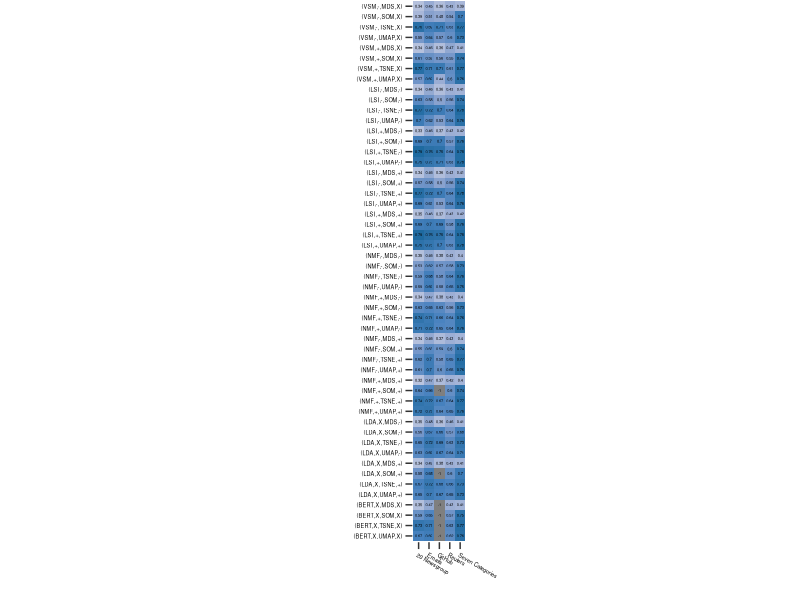
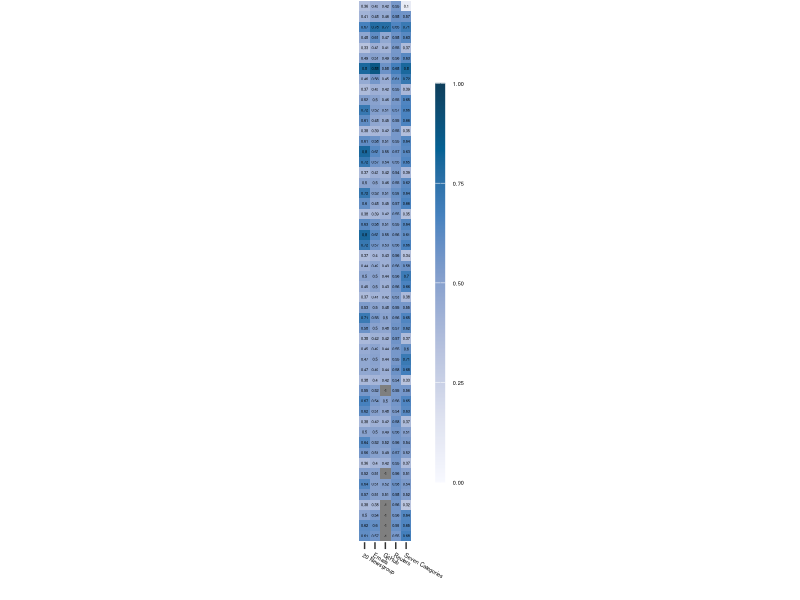
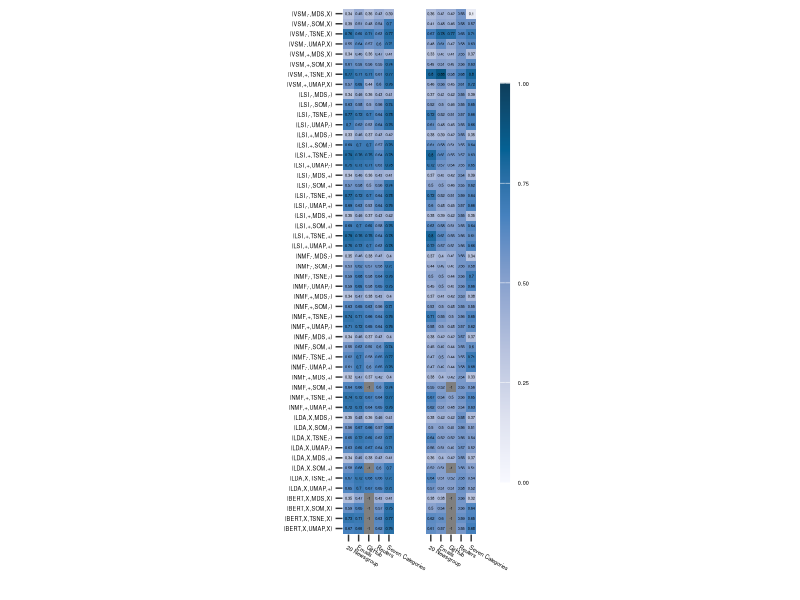

R code for these plots, in order:
# set your working director using setwd()
setwd("your working directory")


library(reshape)
library(ggplot2)
library(gridExtra)
library(patchwork)

df_accuracy <- read.csv('Results_Heatmap_Accuracy_Final.csv')
df_perception <- read.csv('Results_Heatmap_Perception_Final.csv')



p_accuracy <- ggplot(df_accuracy, aes(x = Dataset, y = Layout, fill = value)) +
  geom_tile(width = 1.0, position = 'identity') + 
  geom_text(aes(label = value), color = "black", size = 1) + 
  scale_fill_gradientn(colors = rev(hcl.colors(7, "PuBu")), limits = c(0,1)) +
  guides(fill = guide_colourbar(barwidth = 0.5,
                                barheight = 20,
                                title = '',
                                reverse = TRUE)) + 
  theme(axis.ticks.length = unit(5, "pt"), 
        axis.text.x = element_text(size = 4, angle = 330, hjust = 0, colour = "black"),
        axis.text.y = element_text(size = 4, colour = "black"),
        panel.grid.major = element_blank(), 
        panel.background = element_blank(),
        legend.position = "none",
        legend.text = element_text(size=4),
        plot.margin = unit(c(0, 0, 0, 0), "pt")) + 
  labs(x = "", y = "") + # if you need to change the labels for axis
  scale_y_discrete(limits=c('(BERT,X,UMAP,X)',
                            '(BERT,X,TSNE,X)',
                            '(BERT,X,SOM,X)',
                            '(BERT,X,MDS,X)',
                            '(LDA,X,UMAP,+)',
                            '(LDA,X,TSNE,+)',
                            '(LDA,X,SOM,+)',
                            '(LDA,X,MDS,+)',
                            '(LDA,X,UMAP,-)',
                            '(LDA,X,TSNE,-)',
                            '(LDA,X,SOM,-)',
                            '(LDA,X,MDS,-)',
                            '(NMF,+,UMAP,+)',
                            '(NMF,+,TSNE,+)',
                            '(NMF,+,SOM,+)',
                            '(NMF,+,MDS,+)',
                            '(NMF,-,UMAP,+)',
                            '(NMF,-,TSNE,+)',
                            '(NMF,-,SOM,+)',
                            '(NMF,-,MDS,+)',
                            '(NMF,+,UMAP,-)',
                            '(NMF,+,TSNE,-)',
                            '(NMF,+,SOM,-)',
                            '(NMF,+,MDS,-)',
                            '(NMF,-,UMAP,-)',
                            '(NMF,-,TSNE,-)',
                            '(NMF,-,SOM,-)',
                            '(NMF,-,MDS,-)',
                            '(LSI,+,UMAP,+)',
                            '(LSI,+,TSNE,+)',
                            '(LSI,+,SOM,+)',
                            '(LSI,+,MDS,+)',
                            '(LSI,-,UMAP,+)',
                            '(LSI,-,TSNE,+)',
                            '(LSI,-,SOM,+)',
                            '(LSI,-,MDS,+)',
                            '(LSI,+,UMAP,-)',
                            '(LSI,+,TSNE,-)',
                            '(LSI,+,SOM,-)',
                            '(LSI,+,MDS,-)',
                            '(LSI,-,UMAP,-)',
                            '(LSI,-,TSNE,-)',
                            '(LSI,-,SOM,-)',
                            '(LSI,-,MDS,-)',
                            '(VSM,+,UMAP,X)',
                            '(VSM,+,TSNE,X)',
                            '(VSM,+,SOM,X)',
                            '(VSM,+,MDS,X)',
                            '(VSM,-,UMAP,X)', 
                            '(VSM,-,TSNE,X)',
                            '(VSM,-,SOM,X)',
                            '(VSM,-,MDS,X)'))+
  coord_equal()

p_accuracy

p_perception <- ggplot(df_perception, aes(x = Dataset, y = Layout, fill = value)) +
  geom_tile(width = 1.0, position = 'identity') + 
  geom_text(aes(label = value), color = "black", size = 1) + 
  scale_fill_gradientn(colors = rev(hcl.colors(7, "PuBu")), limits = c(0,1))+
  guides(fill = guide_colourbar(barwidth = 0.5,
                                barheight = 20,
                                title = '',
                                #label = FALSE,
                                #ticks = FALSE,
                                reverse = FALSE)) + 
  theme(axis.ticks.length = unit(5, "pt"),
        axis.ticks.y = element_blank(),
        axis.text.x = element_text(size = 4, angle = 330, hjust = 0, colour = "black"),
        axis.text.y = element_text(size = 0, colour = "black"),
        panel.grid.major = element_blank(), panel.background = element_blank(),
        legend.text=element_text(size=4),
        plot.margin = unit(c(0, 0, 0, 0), "pt")) + 
  labs(x = "", y = "") + 
  scale_y_discrete(limits=c('(BERT,X,UMAP,X)',
                            '(BERT,X,TSNE,X)',
                            '(BERT,X,SOM,X)',
                            '(BERT,X,MDS,X)',
                            '(LDA,X,UMAP,+)',
                            '(LDA,X,TSNE,+)',
                            '(LDA,X,SOM,+)',
                            '(LDA,X,MDS,+)',
                            '(LDA,X,UMAP,-)',
                            '(LDA,X,TSNE,-)',
                            '(LDA,X,SOM,-)',
                            '(LDA,X,MDS,-)',
                            '(NMF,+,UMAP,+)',
                            '(NMF,+,TSNE,+)',
                            '(NMF,+,SOM,+)',
                            '(NMF,+,MDS,+)',
                            '(NMF,-,UMAP,+)',
                            '(NMF,-,TSNE,+)',
                            '(NMF,-,SOM,+)',
                            '(NMF,-,MDS,+)',
                            '(NMF,+,UMAP,-)',
                            '(NMF,+,TSNE,-)',
                            '(NMF,+,SOM,-)',
                            '(NMF,+,MDS,-)',
                            '(NMF,-,UMAP,-)',
                            '(NMF,-,TSNE,-)',
                            '(NMF,-,SOM,-)',
                            '(NMF,-,MDS,-)',
                            '(LSI,+,UMAP,+)',
                            '(LSI,+,TSNE,+)',
                            '(LSI,+,SOM,+)',
                            '(LSI,+,MDS,+)',
                            '(LSI,-,UMAP,+)',
                            '(LSI,-,TSNE,+)',
                            '(LSI,-,SOM,+)',
                            '(LSI,-,MDS,+)',
                            '(LSI,+,UMAP,-)',
                            '(LSI,+,TSNE,-)',
                            '(LSI,+,SOM,-)',
                            '(LSI,+,MDS,-)',
                            '(LSI,-,UMAP,-)',
                            '(LSI,-,TSNE,-)',
                            '(LSI,-,SOM,-)',
                            '(LSI,-,MDS,-)',
                            '(VSM,+,UMAP,X)',
                            '(VSM,+,TSNE,X)',
                            '(VSM,+,SOM,X)',
                            '(VSM,+,MDS,X)',
                            '(VSM,-,UMAP,X)', 
                            '(VSM,-,TSNE,X)',
                            '(VSM,-,SOM,X)',
                            '(VSM,-,MDS,X)'))+
  coord_equal()
p_perception

p_accuracy + p_perception
